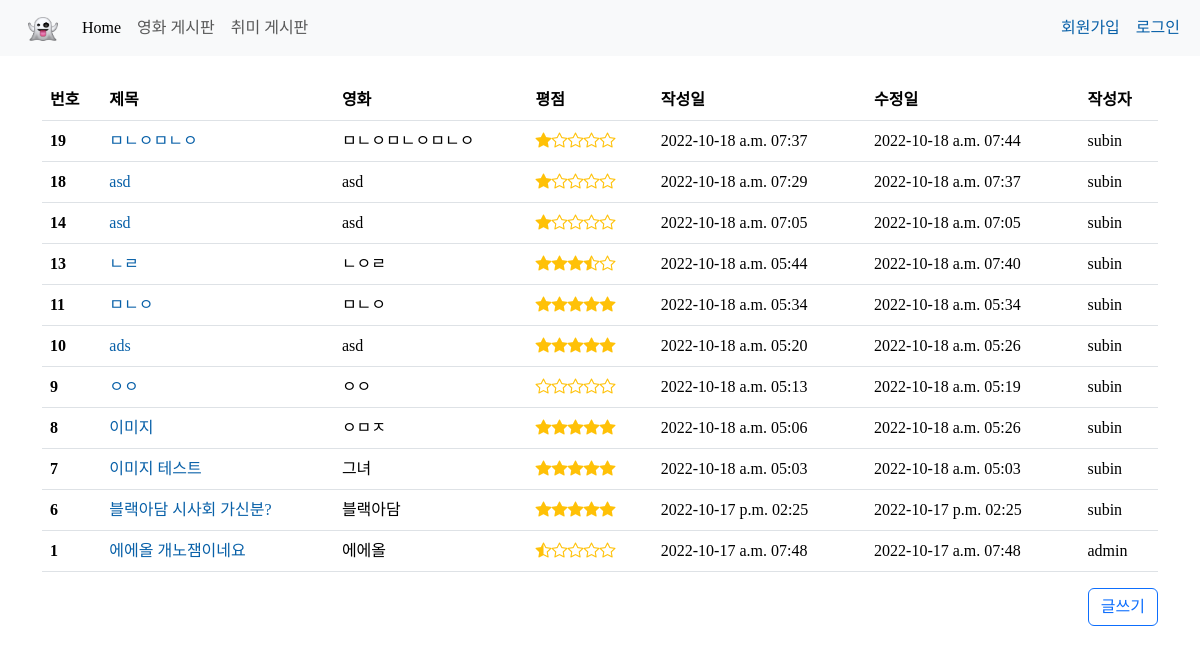
The page /articles/ on the database as committed earlier.
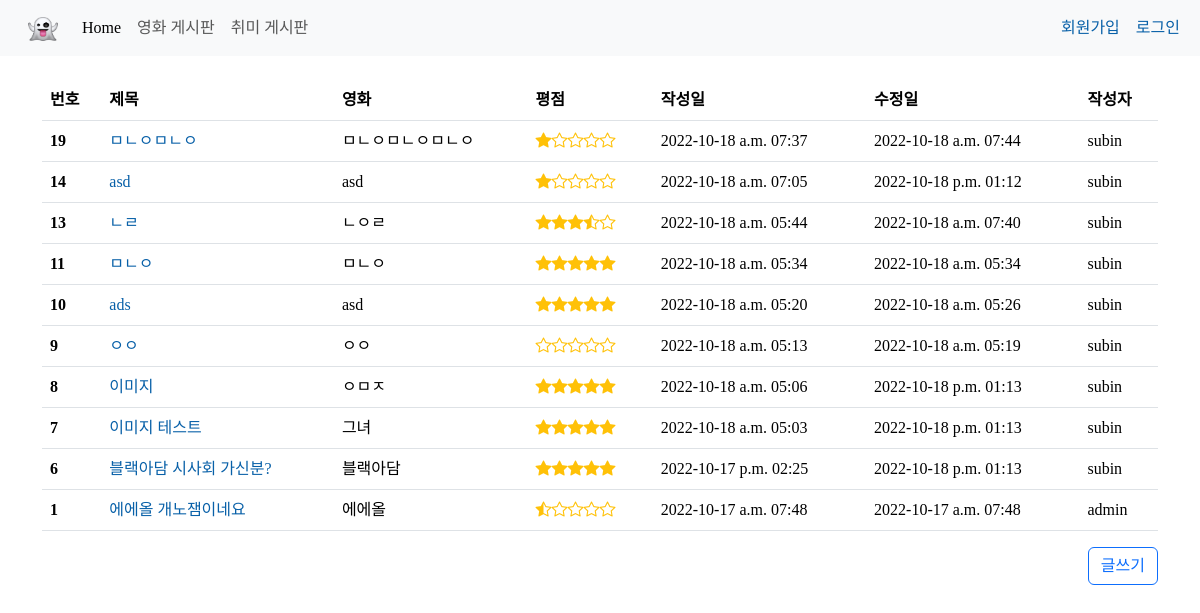
The same page on the database as committed later.
### articles/models.py (models this page shows)
class Articles(models.Model):
    title = models.CharField(max_length=40)
    content = models.TextField()
    movie_name = models.CharField(max_length=80)
    grade = models.FloatField(default=1.0)
    created_at = models.DateTimeField(auto_now_add=True)
    updated_at = models.DateTimeField(auto_now=True)
    user = models.ForeignKey(get_user_model(), on_delete=models.PROTECT)
    image = ProcessedImageField(upload_to='images/', blank=True, null=True,
                                processors=[ResizeToFill(400, 300)],
                                format='JPEG', options={'quality': 90})

### accounts/models.py (models this page shows, shortened)
class User(AbstractUser):
    class Meta(AbstractUser.Meta):
        swappable = "AUTH_USER_MODEL"

### articles/views.py (the view)
# urls.py: path("", views.index, name="index"),
def index(request):
    articles = Articles.objects.order_by("-pk")
    context = {
        "articles" : articles,
    }
    return render(request, "articles/index.html", context)

### articles/templates/articles/index.html
{% extends 'base.html' %}
{% block css %}
  <link rel="stylesheet" href="https://cdn.jsdelivr.net/npm/bootstrap-icons@1.9.1/font/bootstrap-icons.css">
{% endblock css %}
{% block content %}
  <div class="container">
    <div class="pt-4">
        <table class="table table-hover">
        <thead>
            <tr>
            <th scope="col">번호</th>
            <th scope="col">제목</th>
            <th scope="col">영화</th>
            <th scope="col">평점</th>
            <th scope="col">작성일</th>
            <th scope="col">수정일</th>
            <th scope="col">작성자</th>
            </tr>
        </thead>
        <tbody>
            {% for article in articles %}
            <tr>
                <th scope="row" class="align-middle">{{ article.pk }}</td>
                <td class="align-middle">
                <a href="{% url 'articles:detail' article.pk %}" class="text-decoration-none">{{ article.title }}</a>
                </td>
                <td class="align-middle">{{ article.movie_name }}</td>
                <td class="align-middle">
                <div class="d-flex align-items-center">
                    {% if article.grade == 0 %}
                    <div class="text-warning bi-star"></div>
                    <div class="text-warning bi-star"></div>
                    <div class="text-warning bi-star"></div>
                    <div class="text-warning bi-star"></div>
                    <div class="text-warning bi-star"></div>
                    {% elif article.grade == 0.5 %}
                    <div class="text-warning bi-star-half"></div>
                    <div class="text-warning bi-star"></div>
                    <div class="text-warning bi-star"></div>
                    <div class="text-warning bi-star"></div>
                    <div class="text-warning bi-star"></div>
                    {% elif article.grade == 1.0 %}
                    <div class="text-warning bi-star-fill"></div>
                    <div class="text-warning bi-star"></div>
                    <div class="text-warning bi-star"></div>
                    <div class="text-warning bi-star"></div>
                    <div class="text-warning bi-star"></div>
                    {% elif article.grade == 1.5 %}
                    <div class="text-warning bi-star-fill"></div>
                    <div class="text-warning bi-star-half"></div>
                    <div class="text-warning bi-star"></div>
                    <div class="text-warning bi-star"></div>
                    <div class="text-warning bi-star"></div>
                    {% elif article.grade == 2.0 %}
                    <div class="text-warning bi-star-fill"></div>
                    <div class="text-warning bi-star-fill"></div>
                    <div class="text-warning bi-star"></div>
                    <div class="text-warning bi-star"></div>
                    <div class="text-warning bi-star"></div>
                    {% elif article.grade == 2.5 %}
                    <div class="text-warning bi-star-fill"></div>
                    <div class="text-warning bi-star-fill"></div>
                    <div class="text-warning bi-star-half"></div>
                    <div class="text-warning bi-star"></div>
                    <div class="text-warning bi-star"></div>
                    {% elif article.grade == 3.0 %}
                    <div class="text-warning bi-star-fill"></div>
                    <div class="text-warning bi-star-fill"></div>
                    <div class="text-warning bi-star-fill"></div>
                    <div class="text-warning bi-star"></div>
                    <div class="text-warning bi-star"></div>
                    {% elif article.grade == 3.5 %}
                    <div class="text-warning bi-star-fill"></div>
                    <div class="text-warning bi-star-fill"></div>
                    <div class="text-warning bi-star-fill"></div>
                    <div class="text-warning bi-star-half"></div>
                    <div class="text-warning bi-star"></div>
                    {% elif article.grade == 4.0 %}
                    <div class="text-warning bi-star-fill"></div>
                    <div class="text-warning bi-star-fill"></div>
                    <div class="text-warning bi-star-fill"></div>
                    <div class="text-warning bi-star-fill"></div>
                    <div class="text-warning bi-star"></div>
                    {% elif article.grade == 4.5 %}
                    <div class="text-warning bi-star-fill"></div>
                    <div class="text-warning bi-star-fill"></div>
                    <div class="text-warning bi-star-fill"></div>
                    <div class="text-warning bi-star-fill"></div>
                    <div class="text-warning bi-star-half"></div>
                    {% elif article.grade == 5.0 %}
                    <div class="text-warning bi-star-fill"></div>
                    <div class="text-warning bi-star-fill"></div>
                    <div class="text-warning bi-star-fill"></div>
                    <div class="text-warning bi-star-fill"></div>
                    <div class="text-warning bi-star-fill"></div>
                    {% endif %}
                </div>
                </td>
                <td class="align-middle">{{ article.created_at|date:'Y-m-d a h:i' }}</td>
                <td class="align-middle">{{ article.updated_at|date:'Y-m-d a h:i' }}</td>
                <td class="align-middle">{{ article.user }}</a></td>
            </tr>
            {% endfor %}
        </tbody>
        </table>
    </div>
    <div class="d-flex justify-content-end">
      <a href="{% url 'articles:create' %}">
        <button type="button" class="btn btn-outline-primary">글쓰기</button>
      </a>
    </div>
  </div>
{% endblock content %}

### templates/base.html (shortened to what this page needs)
{% load django_bootstrap5 %}
{% load static %}
<!doctype html>
<html lang="en">
<head>
  {% bootstrap_css %}
  <link rel="stylesheet" href="{% static 'css/styles.css' %}">
  {% block css %}{% endblock css %}
</head>
<body>
  <header>
    <nav class="navbar navbar-expand-lg bg-light">
      <div class="container-fluid">
        <a class="navbar-brand" href="#">
          <img src="{% static 'css/pngwing.com.png' %}" alt="Logo" width="30" height="24" class="d-inline-block align-text-top ms-3">
        </a>
        <div class="collapse navbar-collapse d-flex justify-content-between" id="navbarNavAltMarkup">
          <div class="navbar-nav">
            <a class="nav-link active" aria-current="page" href="{% url 'main' %}">Home</a>
            <a class="nav-link" href="{% url 'articles:index' %}">영화 게시판</a>
            <a class="nav-link" href="#">취미 게시판</a>
          </div>
          <div>
            {% if request.user.is_authenticated %}
            <div class="d-flex justify-content-center">
              <p class="my-auto mx-2">{{ request.user }}님</p>
              <a href="{% url 'articles:create' %}" class="my-auto mx-2">글쓰기</a>
              <a href="{% url 'accounts:mypage' %}" class="my-auto mx-2">마이페이지</a>
              <a href="{% url 'accounts:logout' %}" class="my-auto mx-2">로그아웃</a>
            </div>
            {% else %}
            <div class="d-flex justify-content-center">
              <a href="{% url 'accounts:signup' %}" class="my-auto mx-2">회원가입</a>
              <a href="{% url 'accounts:login' %}" class="my-auto mx-2">로그인</a>
            </div>
            {% endif %}
          </div>
        </div>
      </div>
    </nav>
  </header>
  <main>
    {% block content %}
    {% endblock content %}
  </main>
</body>
</html>

### static/css/styles.css (style rules this page uses)
* { font-family: 'GmarketSansMedium'; }
a { text-decoration: none; color: rgb(8, 96, 168); }

Rows that differ between the two databases and show on the page:
removed Articles: pk "18", title "asd", movie_name "asd", grade 1 (drawn), created_at "2022-10-18 a.m. 07:29", updated_at "2022-10-18 a.m. 07:37", user "subin"
changed Articles id 14: updated_at "2022-10-18 a.m. 07:05" → "2022-10-18 p.m. 01:12"
changed Articles "이미지": updated_at "2022-10-18 a.m. 05:26" → "2022-10-18 p.m. 01:13"
changed Articles "이미지 테스트": updated_at "2022-10-18 a.m. 05:03" → "2022-10-18 p.m. 01:13"
changed Articles "블랙아담 시사회 가신분?": updated_at "2022-10-17 p.m. 02:25" → "2022-10-18 p.m. 01:13"
